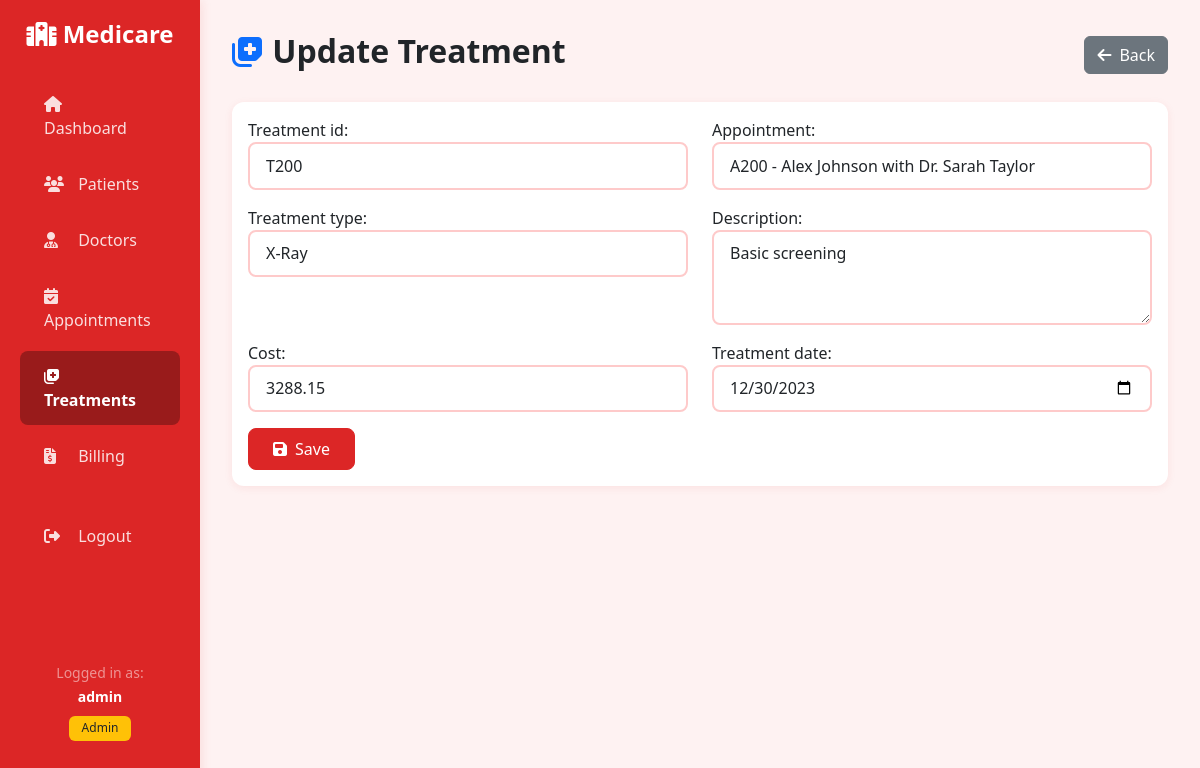
The app's page /treatments/T200/update/ (signed in) with its own data.
### medicare/models.py (models this page shows, shortened)
class Treatment(models.Model):
    TREATMENT_TYPES = [
        ('X-Ray', 'X-Ray'),
        ('MRI', 'MRI'),
        ('ECG', 'ECG'),
        ('Chemotherapy', 'Chemotherapy'),
        ('Physiotherapy', 'Physiotherapy'),
        ('Surgery', 'Surgery'),
        ('Laboratory', 'Laboratory'),
    ]
    treatment_id = models.CharField(max_length=10, unique=True, primary_key=True)
    appointment = models.ForeignKey(Appointment, on_delete=models.CASCADE, related_name='treatments')
    treatment_type = models.CharField(max_length=100, choices=TREATMENT_TYPES)
    description = models.TextField()
    cost = models.DecimalField(max_digits=10, decimal_places=2)
    treatment_date = models.DateField()
    class Meta:
        ordering = ['-treatment_date']

class Appointment(models.Model):
    STATUS_CHOICES = [
        ('Scheduled', 'Scheduled'),
        ('Completed', 'Completed'),
        ('Cancelled', 'Cancelled'),
        ('No-show', 'No-show'),
    ]
    REASON_CHOICES = [
        ('Checkup', 'Checkup'),
        ('Consultation', 'Consultation'),
        ('Follow-up', 'Follow-up'),
        ('Emergency', 'Emergency'),
        ('Therapy', 'Therapy'),
    ]
    appointment_id = models.CharField(max_length=10, unique=True, primary_key=True)
    patient = models.ForeignKey(Patient, on_delete=models.CASCADE, related_name='appointments')
    doctor = models.ForeignKey(Doctor, on_delete=models.CASCADE, related_name='appointments')
    appointment_date = models.DateField()
    appointment_time = models.TimeField()
    reason_for_visit = models.CharField(max_length=100, choices=REASON_CHOICES)
    status = models.CharField(max_length=20, choices=STATUS_CHOICES, default='Scheduled')
    notes = models.TextField(blank=True, null=True)
    created_at = models.DateTimeField(auto_now_add=True)
    updated_at = models.DateTimeField(auto_now=True)
    class Meta:
        ordering = ['-appointment_date', '-appointment_time']
    def __str__(self):
        return f"{self.appointment_id} - {self.patient.full_name} with {self.doctor.full_name}"

### medicare/views.py (the view)
# urls.py: path('treatments/<str:pk>/update/', views.treatment_update, name='treatment_update'),
@login_required
def treatment_update(request, pk):
    treatment = get_object_or_404(Treatment, pk=pk)
    if request.method == 'POST':
        form = TreatmentForm(request.POST, instance=treatment)
        if form.is_valid():
            form.save()
            messages.success(request, 'Treatment updated successfully!')
            return redirect('treatment_detail', pk=pk)
    else:
        form = TreatmentForm(instance=treatment)
    return render(request, 'medicare/treatment_form.html', {'form': form, 'action': 'Update', 'treatment': treatment})

### medicare/forms.py
class TreatmentForm(forms.ModelForm):
    class Meta:
        model = Treatment
        fields = '__all__'
        widgets = {
            'treatment_id': forms.TextInput(attrs={'class': 'form-control', 'placeholder': 'T001'}),
            'appointment': forms.Select(attrs={'class': 'form-control'}),
            'treatment_type': forms.Select(attrs={'class': 'form-control'}),
            'description': forms.Textarea(attrs={'class': 'form-control', 'rows': 3}),
            'cost': forms.NumberInput(attrs={'class': 'form-control', 'step': '0.01'}),
            'treatment_date': forms.DateInput(attrs={'class': 'form-control', 'type': 'date'}),
        }

### medicare/models.py (called while the page is built)
    @property
    def full_name(self):
        return f"{self.first_name} {self.last_name}"

    @property
    def full_name(self):
        return f"Dr. {self.first_name} {self.last_name}"

### templates/medicare/treatment_form.html (shortened to what this page needs)
{%extends 'medicare/base.html'%}
{%block content%}
<div class="d-flex justify-content-between align-items-center mb-4">
    <h1 class="h2 fw-bold"><i class="fas fa-notes-medical text-primary"></i> {{action}} Treatment</h1>
    <a href="{%url 'treatment_list'%}" class="btn btn-secondary">
        <i class="fas fa-arrow-left me-2"></i>Back
    </a>
</div>
<div class="card">
    <div class="card-body">
        <form method="post">
            <div class="row">
                {%for field in form%}
                <div class="col-md-6 mb-3">
                    {{field.label_tag}}
                    {{field}}
                </div>
                {%endfor%}
            </div>
            <button type="submit" class="btn btn-primary">
                <i class="fas fa-save me-2"></i>Save
            </button>
        </form>
    </div>
</div>
{%endblock%}

### templates/medicare/base.html (shortened to what this page needs)
<!DOCTYPE html>
<html lang="en">
<head>
    <link href="https://cdn.jsdelivr.net/npm/bootstrap@5.3.0/dist/css/bootstrap.min.css" rel="stylesheet">
    <link rel="stylesheet" href="https://cdnjs.cloudflare.com/ajax/libs/font-awesome/6.4.0/css/all.min.css">
</head>
<body>
    {% if user.is_authenticated %}
    <div class="container-fluid">
        <div class="row">
            <nav class="col-md-2 d-md-block sidebar">
                <div class="position-sticky pt-3">
                    <a href="{% url 'dashboard' %}" class="navbar-brand d-block text-center mb-4">
                        <i class="fas fa-hospital-alt"></i> Medicare
                    </a>
                    <ul class="nav flex-column">
                        <li class="nav-item">
                            <a class="nav-link {% if request.resolver_match.url_name == 'dashboard' %}active{% endif %}" href="{% url 'dashboard' %}">
                                <i class="fas fa-home"></i> Dashboard
                            </a>
                        </li>
                        {% if user.is_staff or user.is_superuser %}
                        <li class="nav-item">
                            <a class="nav-link {% if 'patient' in request.resolver_match.url_name %}active{% endif %}" href="{% url 'patient_list' %}">
                                <i class="fas fa-users"></i> Patients
                            </a>
                        </li>
                        <li class="nav-item">
                            <a class="nav-link {% if 'doctor' in request.resolver_match.url_name %}active{% endif %}" href="{% url 'doctor_list' %}">
                                <i class="fas fa-user-md"></i> Doctors
                            </a>
                        </li>
                        <li class="nav-item">
                            <a class="nav-link {% if 'appointment' in request.resolver_match.url_name %}active{% endif %}" href="{% url 'appointment_list' %}">
                                <i class="fas fa-calendar-check"></i> Appointments
                            </a>
                        </li>
                        <li class="nav-item">
                            <a class="nav-link {% if 'treatment' in request.resolver_match.url_name %}active{% endif %}" href="{% url 'treatment_list' %}">
                                <i class="fas fa-notes-medical"></i> Treatments
                            </a>
                        </li>
                        <li class="nav-item">
                            <a class="nav-link {% if 'billing' in request.resolver_match.url_name %}active{% endif %}" href="{% url 'billing_list' %}">
                                <i class="fas fa-file-invoice-dollar"></i> Billing
                            </a>
                        </li>
                        {% endif %}
                        <li class="nav-item mt-4">
                            <a class="nav-link" href="{% url 'logout' %}">
                                <i class="fas fa-sign-out-alt"></i> Logout
                            </a>
                        </li>
                    </ul>
                    <div class="text-center text-white-50 mt-5 pt-5">
                        <small>Logged in as:<br><strong class="text-white">{{ user.username }}</strong></small>
                        {% if user.is_staff or user.is_superuser %}
                        <br><span class="badge bg-warning text-dark mt-2">Admin</span>
                        {% else %}
                        <br><span class="badge bg-info mt-2">User</span>
                        {% endif %}
                    </div>
                </div>
            </nav>
            <main class="col-md-10 ms-sm-auto main-content">
                {% block content %}{% endblock %}
            </main>
        </div>
    </div>
    {% else %}
        {% block login_content %}{% endblock %}
    {% endif %}
</body>
</html>

### templates/medicare/base.html (style rules this page uses)
:root { --primary-color: #dc2626; --primary-hover: #b91c1c; --primary-dark: #991b1b; --secondary-color: #fca5a5; --success-color: #dc2626; --danger-color: #7f1d1d; --warning-color: #f87171; --info-color: #ef4444; --dark-color: #450a0a; --light-color: #fef2f2; --border-color: #fecaca; }
body { font-family: 'Segoe UI', Tahoma, Geneva, Verdana, sans-serif; background-color: var(--light-color); }
.sidebar { min-height: 100vh; background: #dc2626; box-shadow: 2px 0 10px rgba(220, 38, 38, 0.1); }
.sidebar .nav-link { color: rgba(255,255,255,0.85); padding: 0.8rem 1.5rem; transition: all 0.3s ease; border-radius: 8px; margin: 0.2rem 0.5rem; }
.sidebar .nav-link.active { background-color: #991b1b; color: white; font-weight: 600; }
.sidebar .nav-link i { margin-right: 10px; width: 20px; }
.main-content { padding: 2rem; }
.card { border: none; border-radius: 12px; box-shadow: 0 2px 8px rgba(220, 38, 38, 0.08); transition: transform 0.3s ease, box-shadow 0.3s ease; }
.btn-primary { background-color: var(--primary-color); border-color: var(--primary-color); padding: 0.5rem 1.5rem; border-radius: 8px; transition: all 0.3s ease; }
.badge { padding: 0.4rem 0.8rem; font-weight: 500; border-radius: 6px; }
.navbar-brand { font-size: 1.5rem; font-weight: 700; color: white !important; }
.form-control, .form-select { border-radius: 8px; border: 2px solid var(--border-color); padding: 0.6rem 1rem; }

### records on screen
Treatment: form "T200" "X-Ray" "Basic screening" "3288.15" "12/30/2023"
Appointment: form "A200 - Alex Johnson with Dr. Sarah Taylor"

### other values on screen
{{ user.username }} "admin"
{{ action }} "Update"
{{ field.label_tag }} "Treatment id:" "Appointment:" "Treatment type:" "Description:" "Cost:" "Treatment date:"
